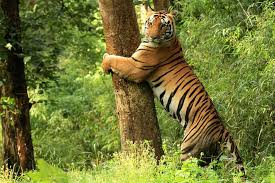
#> input picture singular_value_decomposition/dataset/tiger_forest.jpg, 275 x 183 px
$ python singular_value_decomposition.py
#> lines starting #> are read from the running program, lines starting #| are printed output that depends on the picture
import numpy as np
from PIL import Image
import matplotlib.pyplot as plt

def read_image(image_path):
#> called with image_path = './dataset/tiger_forest.jpg'
    image = Image.open(image_path)
#> image is the input picture: PIL image 275x183 RGB; mean R, G, B 112.9, 118, 53.5
    image_gray = image.convert('L')
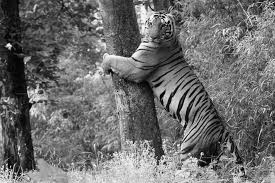
#> image_gray: PIL image 275x183 L; min 0, max 252, mean 109.1
    image_array = np.array(image_gray)
    return image_array

def compute_svd(image_array):
    U, S, V = np.linalg.svd(image_array)
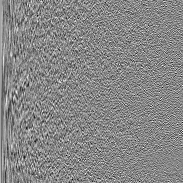
#> U: shape (183, 183) float64; min -0.327, max 0.291, mean 0.000433; drawn with min black and max white
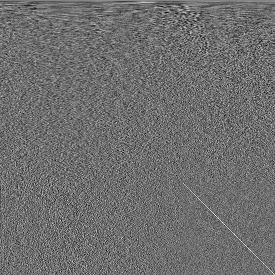
#> V: shape (275, 275) float64; min -0.288, max 0.375, mean 0.000215; drawn with min black and max white
#> S = 183 values, max 25318.9 at index 0, min 50.88 at index 182, mean 640.6
    return U, S, V

def define_truncated_matrices(U, S, V, num_eigenvalues):
    U_truncated = U[:, :num_eigenvalues]
    S_truncated = np.diag(S[:num_eigenvalues])
    V_truncated = V[:num_eigenvalues, :]
    return U_truncated, S_truncated, V_truncated

def plot_eigenvalues_evolution(S):
    plt.figure(figsize=(6, 4))
    plt.plot(np.arange(len(S)), S, 'o-')
    plt.yscale('log')
    plt.title('Eigenvalues')
    plt.xlabel('Index')
    plt.ylabel('Magnitude (log scale)')
    plt.show()

def plot_cumulative_energy(S):
    cumulative_energy = np.cumsum(S) / np.sum(S)
    plt.figure(figsize=(6, 4))
    plt.plot(np.arange(len(S)), cumulative_energy, 'o-')
    plt.title('Cumulative Energy')
    plt.xlabel('Index')
    plt.ylabel('Cumulative Energy')
    plt.show()


def reconstruct_image(U_truncated, S_truncated, V_truncated):
    image_reconstructed = U_truncated @ S_truncated @ V_truncated
    return image_reconstructed


def display_comparison_images(image_array, image_reconstructed):
    fig, axs = plt.subplots(1, 2, figsize=(10, 5))

    original_size_kb = image_array.nbytes / 1024
    reconstructed_size_kb = image_reconstructed.nbytes / 1024

    axs[0].imshow(image_array, cmap='gray')
    axs[0].set_title(f'Original Image (size: {original_size_kb:.2f} kB)')
    axs[0].axis('off')

    axs[1].imshow(image_reconstructed, cmap='gray')
    axs[1].set_title(f'Reconstructed Image (size: {reconstructed_size_kb:.2f} kB, {num_eigenvalues} eigenvalues)')
    axs[1].axis('off')

    plt.show()


if __name__=='__main__':
    image_path = './dataset/tiger_forest.jpg'
    image_array = read_image(image_path)
    U, S, V = compute_svd(image_array)
    plot_eigenvalues_evolution(S)
#> in plot_eigenvalues_evolution, `plt.show()`:
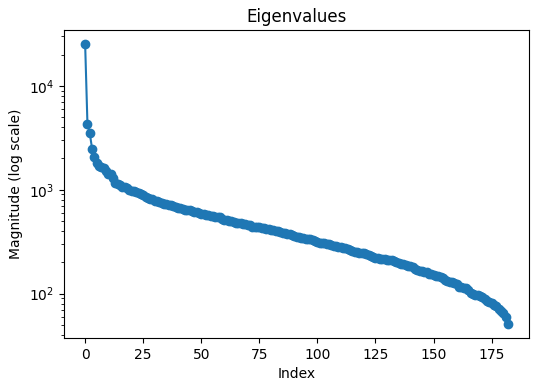
#> figure drawn by matplotlib, 1 panel; curve peaks at x = 0, y = 25318.9
    plot_cumulative_energy(S)
#> in plot_cumulative_energy, `cumulative_energy = np.cumsum(S) / np.sum(S)`: cumulative_energy = 183 values from 0.216 to 1
    num_eigenvalues = 50
    U_truncated, S_truncated, V_truncated = define_truncated_matrices(U, S, V, num_eigenvalues)
#> in define_truncated_matrices, `S_truncated = np.diag(S[:num_eigenvalues])`:
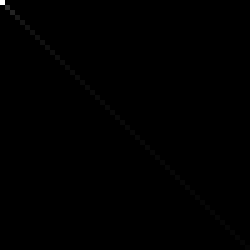
#> S_truncated: shape (50, 50) float64 (shown 5 times larger); min 0, max 25318.9, mean 32.1; drawn with min black and max white
#> in define_truncated_matrices, `V_truncated = V[:num_eigenvalues, :]`:
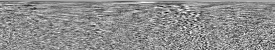
#> V_truncated: shape (50, 275) float64; min -0.288, max 0.231, mean 0.0011; drawn with min black and max white
    image_reconstructed = reconstruct_image(U_truncated, S_truncated, V_truncated)
#> in reconstruct_image, `image_reconstructed = U_truncated @ S_truncated @ V_truncated`:
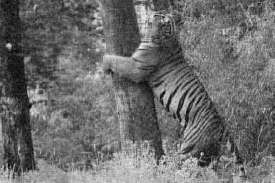
#> image_reconstructed: shape (183, 275) float64; min -22.9, max 287.8, mean 109.1; drawn with min black and max white
    # image_reconstructed = np.rint(image_reconstructed).astype(int)
    display_comparison_images(image_array, image_reconstructed)
#> in display_comparison_images, `original_size_kb = image_array.nbytes / 1024`: original_size_kb = 49.15
#> in display_comparison_images, `reconstructed_size_kb = image_reconstructed.nbytes / 1024`: reconstructed_size_kb = 393.2
